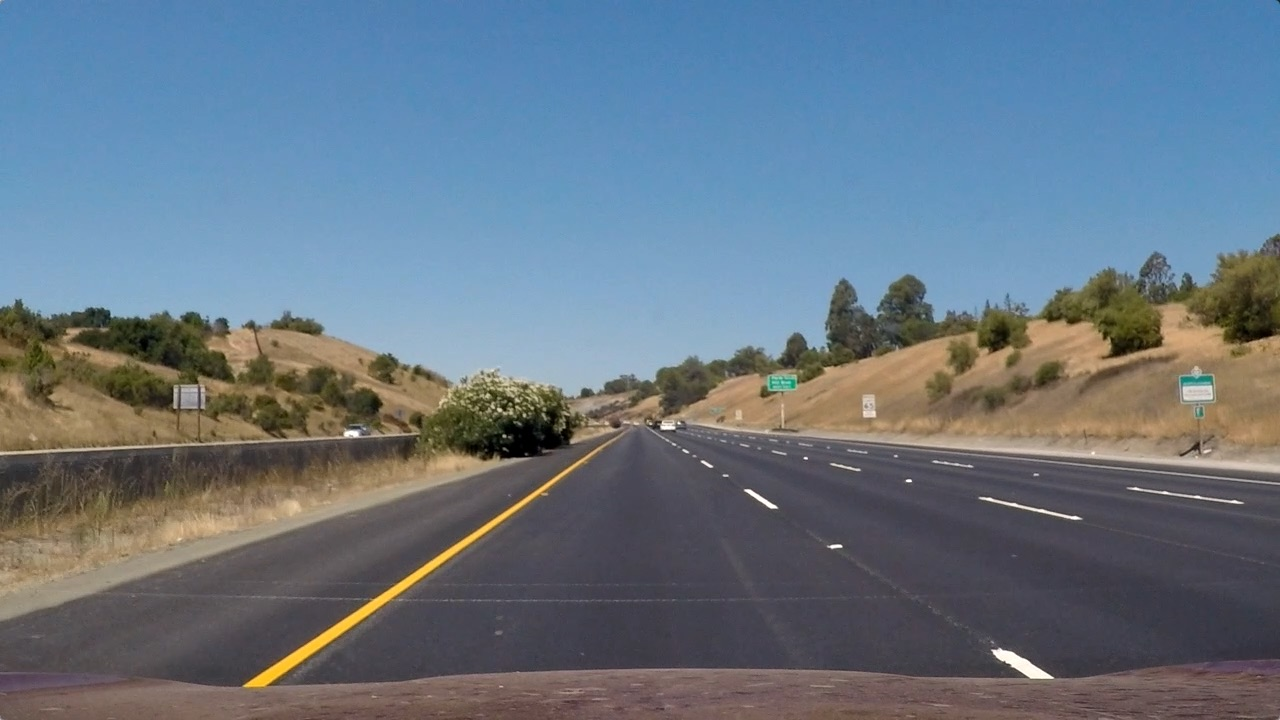
#> input picture test_images/test_straight_1.jpg, 1280 x 720 px; its folder holds 2 pictures in this run
$ python pipeline.py   (older library calls are emulated)
#> lines starting #> are read from the running program, lines starting #| are printed output that depends on the picture
### calibration.py
import pickle
import cv2
import numpy as np
import matplotlib.pyplot as plt
import matplotlib.image as mpimg

# Read in the saved objpoints and imgpoints
# dist_pickle = pickle.load( open( "calibration_points.p", "rb" ) )
# objpoints = dist_pickle["objpoints"]
# imgpoints = dist_pickle["imgpoints"]

# # Read in an image
# img = mpimg.imread('test_images/test2.jpg')

# a function that takes an image, object points, and image points
# performs the camera calibration, image distortion correction and
# returns the undistorted image
def cal_undistort(img, objpoints, imgpoints):
	gray = cv2.cvtColor(img, cv2.COLOR_BGR2GRAY)
	# img_size = (img.shape[1], img.shape[0])
	# Use cv2.calibrateCamera() and cv2.undistort()
	ret, mtx, dist, rvecs, tvecs = cv2.calibrateCamera(objpoints, imgpoints, gray.shape[::-1], None, None)
	undist = cv2.undistort(img, mtx, dist, None, mtx)
	return undist

def warp(img, src, dst, img_size):
	trans_m = cv2.getPerspectiveTransform(src, dst)
	warped = cv2.warpPerspective(img, trans_m, img_size, flags=cv2.INTER_LINEAR)
	return warped


# [12 lines of commented-out code are left out]

### thresh.py
import matplotlib.pyplot as plt
import matplotlib.image as mpimg
import numpy as np
import cv2

def abs_sobel_thresh(img, orient='x', abs_thresh=(0, 255)):
    # Convert to grayscale
    gray = cv2.cvtColor(img, cv2.COLOR_RGB2GRAY)
    # Apply x or y gradient with the OpenCV Sobel() function
    # and take the absolute value
    if orient == 'x':
        abs_sobel = np.absolute(cv2.Sobel(gray, cv2.CV_64F, 1, 0))
    if orient == 'y':
        abs_sobel = np.absolute(cv2.Sobel(gray, cv2.CV_64F, 0, 1))
    # Rescale back to 8 bit integer
    scaled_sobel = np.uint8(255*abs_sobel/np.max(abs_sobel))
    # Create a copy and apply the threshold
    binary_output = np.zeros_like(scaled_sobel)
    # Here I'm using inclusive (>=, <=) thresholds, but exclusive is ok too
    binary_output[(scaled_sobel >= abs_thresh[0]) & (scaled_sobel <= abs_thresh[1])] = 1

    # Return the result
    return binary_output

def mag_threshold(img, sobel_kernel=3, mag_thresh=(0, 255)):
    # Convert to grayscale
    gray = cv2.cvtColor(img, cv2.COLOR_RGB2GRAY)
    # Take both Sobel x and y gradients
    sobelx = cv2.Sobel(gray, cv2.CV_64F, 1, 0, ksize=sobel_kernel)
    sobely = cv2.Sobel(gray, cv2.CV_64F, 0, 1, ksize=sobel_kernel)
    # Calculate the gradient magnitude
    gradmag = np.sqrt(sobelx**2 + sobely**2)
    # Rescale to 8 bit
    scale_factor = np.max(gradmag)/255
    gradmag = (gradmag/scale_factor).astype(np.uint8)
    # Create a binary image of ones where threshold is met, zeros otherwise
    binary_output = np.zeros_like(gradmag)
    binary_output[(gradmag >= mag_thresh[0]) & (gradmag <= mag_thresh[1])] = 1

    # Return the binary image
    return binary_output

def dir_threshold(img, sobel_kernel=3, thresh=(0, np.pi/2)):
    # Grayscale
    gray = cv2.cvtColor(img, cv2.COLOR_RGB2GRAY)
    # Calculate the x and y gradients
    sobelx = cv2.Sobel(gray, cv2.CV_64F, 1, 0, ksize=sobel_kernel)
    sobely = cv2.Sobel(gray, cv2.CV_64F, 0, 1, ksize=sobel_kernel)
    # Take the absolute value of the gradient direction,
    # apply a threshold, and create a binary image result
    absgraddir = np.arctan2(np.absolute(sobely), np.absolute(sobelx))
    binary_output =  np.zeros_like(absgraddir)
    binary_output[(absgraddir >= thresh[0]) & (absgraddir <= thresh[1])] = 1

    # Return the binary image
    return binary_output
# image = mpimg.imread('bridge_shadow.jpg')

# Edit this function to create your own pipeline.
def img_from_thresh(img, h_thresh=(15, 30), s_thresh=(170, 255), sx_thresh=(20, 100)):

	img = np.copy(img)
	# Convert to HSV color space and separate the V channel
	hsv = cv2.cvtColor(img, cv2.COLOR_RGB2HLS).astype(np.float)
	h_channel = hsv[:,:,0]
	l_channel = hsv[:,:,1]
	s_channel = hsv[:,:,2]
	# Sobel x
	sxbinary = abs_sobel_thresh(img, orient='x', abs_thresh=sx_thresh)

	# Gradient direction + magnitude
	d_binary = dir_threshold(img, thresh = (0.7, 1.3))
	mag_binary = mag_threshold(img, mag_thresh = (100, 255))

	# Threshold s and h channels
	s_binary = np.zeros_like(s_channel)
	s_binary[(s_channel >= s_thresh[0]) & (s_channel <= s_thresh[1])] = 1

	h_binary = np.zeros_like(h_channel)
	h_binary[(h_channel >= h_thresh[0]) & (h_channel <= h_thresh[1])] = 1

	# Stack each channel
	# Note color_binary[:, :, 0] is all 0s, effectively an all black image. It might
	# be beneficial to replace this channel with something else.
	color_binary = np.dstack((h_binary, sxbinary, s_binary))

	combined = np.zeros_like(sxbinary)

	# choose which threshed binaries we want to use
	gradient_and_color = ((d_binary == 1) & (mag_binary == 1)) | (sxbinary == 1) | ((s_binary == 1) & (h_binary == 1))

	# color_only = (s_binary == 1) & (h_binary == 1)
	combined[gradient_and_color] = 1
	return combined, color_binary

# [8 lines of commented-out code are left out]

### sliding_window.py
import numpy as np
import cv2
import matplotlib.pyplot as plt

# y_eval is where we want to define the curvature.
def curvature(x_pix, y_pix, leftx, rightx, ploty):

	ym_per_pix = float(30/y_pix) # meters per pixel in y dimension
	xm_per_pix = 3.7/x_pix # meters per pixel in x dimension
	y_eval = y_pix # measure at the bottom of the view
	# Fit new polynomials to x,y in world space
	left_fit_cr = np.polyfit(ploty*ym_per_pix, leftx*xm_per_pix, 2)
	right_fit_cr = np.polyfit(ploty*ym_per_pix, rightx*xm_per_pix, 2)
	# Calculate the new radii of curvature
	left_curverad = ((1 + (2*left_fit_cr[0]*y_eval*ym_per_pix + left_fit_cr[1])**2)**1.5) / np.absolute(2*left_fit_cr[0])
	right_curverad = ((1 + (2*right_fit_cr[0]*y_eval*ym_per_pix + right_fit_cr[1])**2)**1.5) / np.absolute(2*right_fit_cr[0])
	# Now our radius of curvature is in meters

	# Calculate the distance between car center and lane center
	# Get the left and right lane x position on the bottom of the image
	left_start = leftx[-1]
	right_start = rightx[-1]

	# Calculate lane center
	lane_center = left_start + (right_start - left_start) / 2
	car_center = x_pix / 2

	# Transform to real world length
	offset = abs(lane_center - car_center) * xm_per_pix
	return left_curverad, right_curverad, offset

def find_lanes(binary_warped, margin=100, minpix=50, nwindows=9, visualize=True):
	# Take a histogram of the bottom half of the image
	half = int(binary_warped.shape[0]/2)
	histogram = np.sum(binary_warped[half:,:], axis=0)
	# Create an output image to draw on and  visualize the result
	out_img = np.dstack((binary_warped, binary_warped, binary_warped))*255
	# Find the peak of the left and right halves of the histogram
	# These will be the starting point for the left and right lines
	midpoint = np.int(histogram.shape[0]/2)
	leftx_base = np.argmax(histogram[:midpoint])
	rightx_base = np.argmax(histogram[midpoint:]) + midpoint

	# Set height of windows
	window_height = np.int(binary_warped.shape[0]/nwindows)
	# Identify the x and y positions of all nonzero pixels in the image
	nonzero = binary_warped.nonzero()
	nonzeroy = np.array(nonzero[0])
	nonzerox = np.array(nonzero[1])
	# Current positions to be updated for each window
	leftx_current = leftx_base
	rightx_current = rightx_base

	# Set the width of the windows +/- margin
	# Set minimum number of pixels found to recenter window
	# Create empty lists to receive left and right lane pixel indices
	left_lane_inds = []
	right_lane_inds = []

	# Step through the windows one by one
	for window in range(nwindows):
		# Identify window boundaries in x and y (and right and left)
		win_y_low = binary_warped.shape[0] - (window+1)*window_height
		win_y_high = binary_warped.shape[0] - window*window_height
		win_xleft_low = leftx_current - margin
		win_xleft_high = leftx_current + margin
		win_xright_low = rightx_current - margin
		win_xright_high = rightx_current + margin
		# Draw the windows on the visualization image
		cv2.rectangle(out_img,(win_xleft_low,win_y_low),(win_xleft_high,win_y_high),(0,255,0), 2)
		cv2.rectangle(out_img,(win_xright_low,win_y_low),(win_xright_high,win_y_high),(0,255,0), 2)
		# Identify the nonzero pixels in x and y within the window
		good_left_inds = ((nonzeroy >= win_y_low) & (nonzeroy < win_y_high) & (nonzerox >= win_xleft_low) & (nonzerox < win_xleft_high)).nonzero()[0]
		good_right_inds = ((nonzeroy >= win_y_low) & (nonzeroy < win_y_high) & (nonzerox >= win_xright_low) & (nonzerox < win_xright_high)).nonzero()[0]
		# Append these indices to the lists
		left_lane_inds.append(good_left_inds)
		right_lane_inds.append(good_right_inds)
		# If you found > minpix pixels, recenter next window on their mean position
		if len(good_left_inds) > minpix:
			leftx_current = np.int(np.mean(nonzerox[good_left_inds]))
		if len(good_right_inds) > minpix:
			rightx_current = np.int(np.mean(nonzerox[good_right_inds]))

	# Concatenate the arrays of indices
	left_lane_inds = np.concatenate(left_lane_inds)
	right_lane_inds = np.concatenate(right_lane_inds)

	# Extract left and right line pixel positions
	leftx = nonzerox[left_lane_inds]
	lefty = nonzeroy[left_lane_inds]
	rightx = nonzerox[right_lane_inds]
	righty = nonzeroy[right_lane_inds]

	# Fit a second order polynomial to each
	left_fit = np.polyfit(lefty, leftx, 2)
	right_fit = np.polyfit(righty, rightx, 2)


	# visualization:
	out_img = np.dstack((binary_warped, binary_warped, binary_warped))*255
	# Generate x and y values for plotting
	ploty = np.linspace(0, binary_warped.shape[0]-1, binary_warped.shape[0] )
	left_fitx = left_fit[0]*ploty**2 + left_fit[1]*ploty + left_fit[2]
	right_fitx = right_fit[0]*ploty**2 + right_fit[1]*ploty + right_fit[2]

	out_img[nonzeroy[left_lane_inds], nonzerox[left_lane_inds]] = [255, 0, 0]
	out_img[nonzeroy[right_lane_inds], nonzerox[right_lane_inds]] = [0, 0, 255]

	if visualize:
		plt.imshow(out_img)
		plt.plot(left_fitx, ploty, color='yellow')
		plt.plot(right_fitx, ploty, color='yellow')
		plt.xlim(0, 1280)
		plt.ylim(720, 0)
		plt.show()

	return left_fit, right_fit, left_fitx, right_fitx, ploty

# [49 lines left out: function find_next_lanes, not called in this run]

### pipeline.py
import pickle
import numpy as np
import cv2
import glob
import matplotlib.image as mpimg
import matplotlib.pyplot as plt

from calibration import cal_undistort, warp
from thresh import img_from_thresh
from utilities import showImgs, region_of_interest, draw_lane
from sliding_window import find_lanes, find_next_lanes, curvature

# load the test images
image_dir = "test_images"
img_files = glob.glob(image_dir + '/test*.jpg')
imgs = [mpimg.imread(f) for f in img_files]
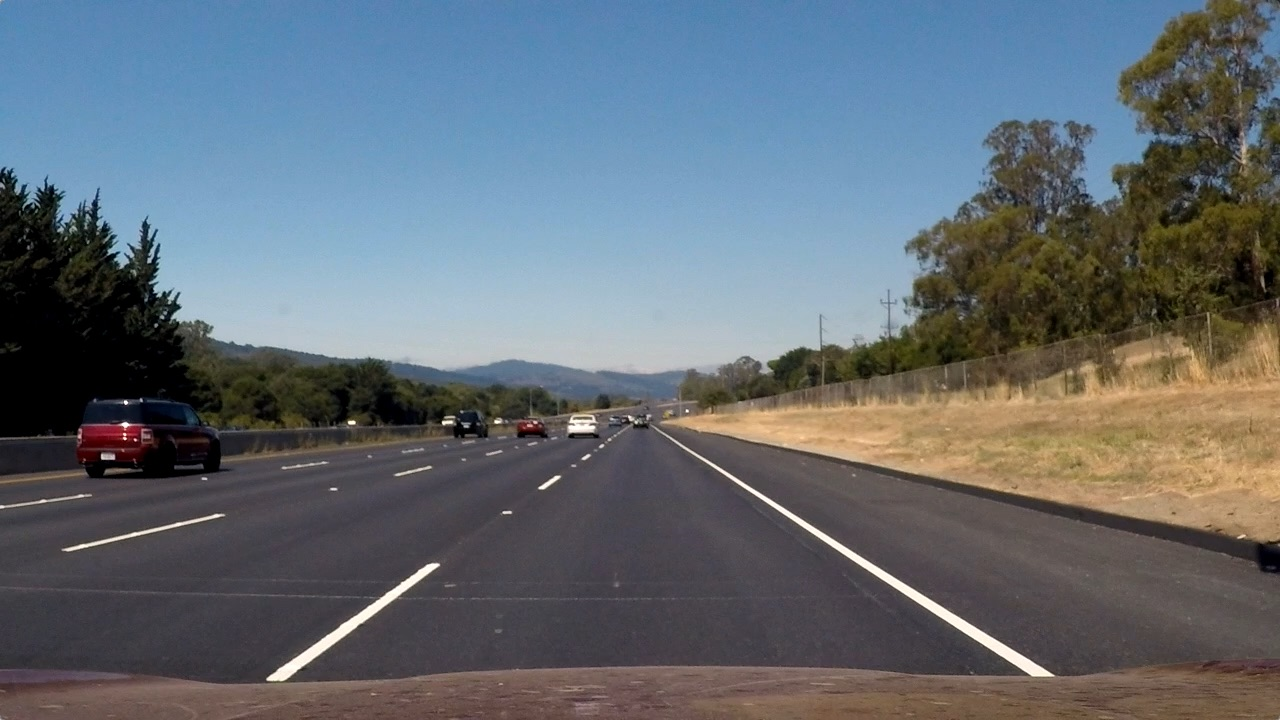
#> input picture test_images/test_straight_2.jpg, 1280 x 720 px
#> imgs = 2 items
print("test images loaded.")

# Read in the saved objpoints and imgpoints
dist_pickle = pickle.load( open( "calibration_points.p", "rb" ) )
#> (reads calibration_points.p from the repository)
objpoints = dist_pickle["objpoints"]
imgpoints = dist_pickle["imgpoints"]

class Line():
	def __init__(self):
		self.n = 5
		# was the line detected in the last iteration?
		self.detected = False
		# x values of the last n fits of the line
		self.recent_xfitted = np.array([])
		#average x values of the fitted line over the last n iterations
		self.bestx = None
		self.recent_fit = np.array([])
		#polynomial coefficients averaged over the last n iterations
		self.best_fit = None
		#radius of curvature of the line in some units
		# self.radius_of_curvature = None
		#distance in meters of vehicle center from the line
		# self.line_base_pos = None
		#difference in fit coefficients between last and new fits
		# self.diffs = np.array([0,0,0], dtype='float')
		#x values for detected line pixels
		# self.allx = None
		# #y values for detected line pixels
		# self.ally = None

	def set_x_fit(self, x_fit):
		if self.detected == False:
			self.recent_xfitted = np.array([x_fit])
		else:
			self.recent_xfitted = np.append(self.recent_xfitted, [x_fit], axis=0)
		if self.recent_xfitted.shape[0] > self.n:
			self.recent_xfitted = np.delete(self.recent_xfitted, 0, 0)
		self.bestx = np.average(self.recent_xfitted, axis=0)

	def set_fit(self, fit):
		if self.detected == False:
			self.recent_fit = np.array([fit])
		else:
			self.recent_fit = np.append(self.recent_fit, [fit], axis=0)
		if self.recent_fit.shape[0] > self.n:
			self.recent_fit = np.delete(self.recent_fit, 0, 0)
		self.best_fit = np.average(self.recent_fit, axis=0)


def pipeline(img, objpoints, imgpoints, left_line, right_line, visualize=True):
	undistorted = cal_undistort(img, objpoints, imgpoints)
	threshed, color_binary = img_from_thresh(undistorted)
	binaries = [img, threshed, color_binary]
	titles = ['Original Image', 'Image after applying color and gradient thresholds', 'Color binary from each threshold']
	# showImgs(binaries, titles)

	img_size = (undistorted.shape[1], undistorted.shape[0])

	x_offset = 320 # offset for dst points
	y_offset = 0

	src = [[592, 450], [687, 450], [1120, img_size[1]], [198, img_size[1]]]
	dst = np.float32([[x_offset, y_offset], [img_size[0]-x_offset, y_offset], [img_size[0]-x_offset, img_size[1]-y_offset], [x_offset, img_size[1]-y_offset]])

	# print("src\n", src, "\ndst\n", dst)

	warped = warp(threshed, np.array(src, np.float32), dst, img_size)
	Minv = cv2.getPerspectiveTransform(dst, np.array(src, np.float32))

	# [5 lines of commented-out code are left out]

	left_fit = None
	right_fit = None
	left_fitx = None
	right_fitx = None

	if left_line.detected == False:
		left_fit, right_fit, left_fitx, right_fitx, ploty = find_lanes(warped, visualize=visualize)
	else:
		left_fit, right_fit, left_fitx, right_fitx, ploty = find_next_lanes(warped, left_line.best_fit, right_line.best_fit, visualize=visualize)

	left_line.set_x_fit(left_fitx)
	left_line.set_fit(left_fit)
	right_line.set_x_fit(right_fitx)
	right_line.set_fit(right_fit)
	left_line.detected = True
	right_line.detected = True

	# calculate the size of the perspective transform destination window
	dst_frame_x = warped.shape[1] - 2 * x_offset
	dst_frame_y = warped.shape[0] - 2 * y_offset
	# use the window size to calcuate the curvature of the lane in real life.
	left_curverad, right_curverad = curvature(dst_frame_x, dst_frame_y, left_fitx, right_fitx, ploty)
	print(left_curverad, "m", right_curverad, "m")

	output = draw_lane(undistorted, warped, left_fitx, right_fitx, ploty, Minv, visualize=visualize)

	return output

left_line = Line()
right_line = Line()

def process_video_img(img):
	return pipeline(img, objpoints, imgpoints, left_line, right_line, visualize=True)
#> in cal_undistort, img is the input picture: shape (720, 1280, 3); mean R, G, B 99.4, 107.7, 115.1
#> in mag_threshold, `scale_factor = np.max(gradmag)/255`: scale_factor = 2.99
#> in warp, `trans_m = cv2.getPerspectiveTransform(src, dst)`: trans_m = [[-0.499, -1.49, 942.7], [-2.03e-16, -1.92, 862.1], [3.11e-19, -0.00239, 1]]
#> in find_lanes, `histogram = np.sum(binary_warped[half:,:], axis=0)`: histogram = 1280 values, max 351 at index 944, min 0 at index 0, mean 14.08
#> in find_lanes, `leftx_base = np.argmax(histogram[:midpoint])`: leftx_base = 339
#> in find_lanes, `rightx_base = np.argmax(histogram[midpoint:]) + midpoint`: rightx_base = 944
#> in find_lanes, `nonzero = binary_warped.nonzero()`: nonzero = 46794 positions, rows 0 to 719, columns 303 to 1223
#> in find_lanes, `leftx_current = leftx_base`: leftx_current = 339
#> in find_lanes, `rightx_current = rightx_base`: rightx_current = 944
#> the loop in find_lanes, `for window in range(nwindows):` made 9 passes
#> (win_xleft_low, win_xleft_high, win_xright_low, win_xright_high, leftx_current, rightx_current) on passes 1 to 4: (239, 439, 844, 1044, 334, 951), (234, 434, 851, 1051, 330, 953), (230, 430, 853, 1053, 331, 957), (231, 431, 857, 1057, 334, 960)
#> after the loop in find_lanes, `for window in range(nwindows):`:
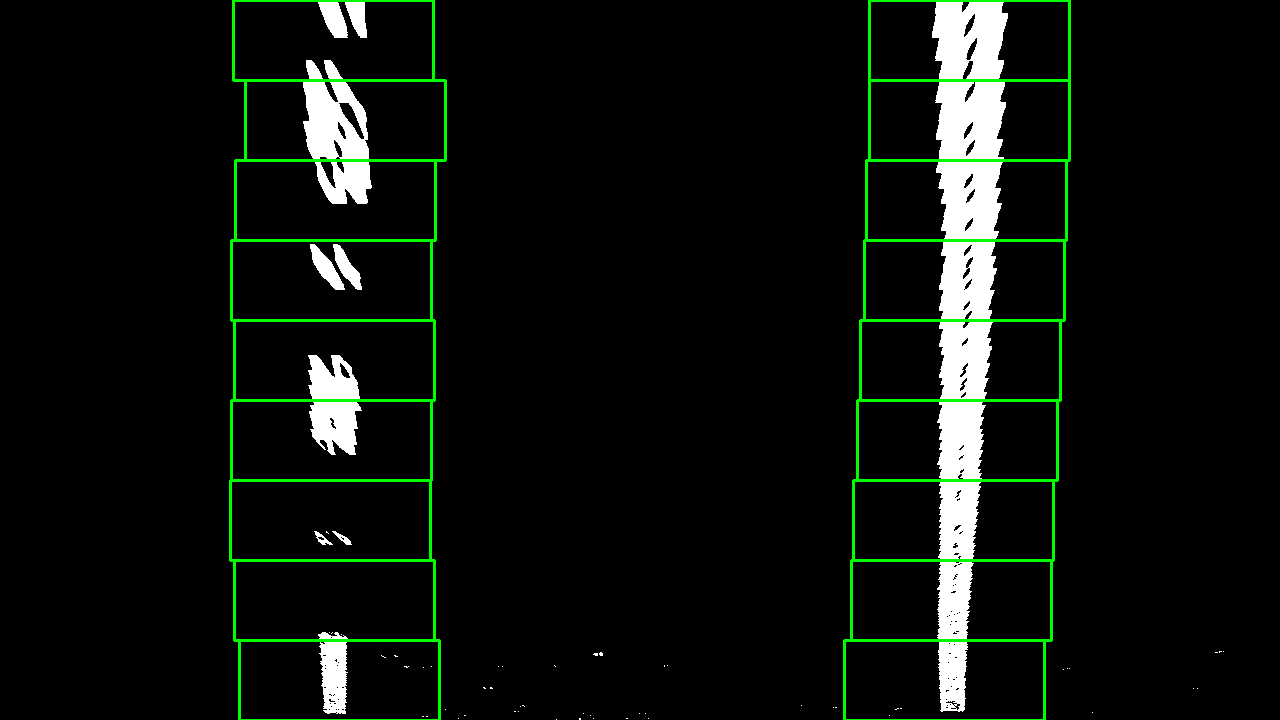
#> out_img: shape (720, 1280, 3); mean of channels 0, 1, 2 12.5, 17.9, 12.5; drawn as R, G, B
#> after the loop in find_lanes, `for window in range(nwindows):`: left_lane_inds = 9 items
#> in find_lanes, `left_lane_inds = np.concatenate(left_lane_inds)`: left_lane_inds = 14560 values, max 46783 at index 1747, min 0 at index 12829, mean 22420.6
#> in find_lanes, `leftx = nonzerox[left_lane_inds]`: leftx = 14560 values, max 431 at index 697, min 303 at index 8992, mean 335.7
#> in find_lanes, `lefty = nonzeroy[left_lane_inds]`: lefty = 14560 values, max 716 at index 1744, min 0 at index 12829, mean 282.4
#> in find_lanes, `left_fit = np.polyfit(lefty, leftx, 2)`: left_fit = [8e-06, -0.0111, 337.8]
#> in find_lanes, `right_fit = np.polyfit(righty, rightx, 2)`: right_fit = [-4.42e-05, 0.000311, 970]
#> in find_lanes, `left_fitx = left_fit[0]*ploty**2 + left_fit[1]*ploty + left_fit[2]`: left_fitx = 720 values, max 337.8 at index 0, min 334 at index 692, mean 335.2
#> in find_lanes, `right_fitx = right_fit[0]*ploty**2 + right_fit[1]*ploty + right_fit[2]`: right_fitx = 720 values, max 970 at index 4, min 947.4 at index 719, mean 962.5
#> in find_lanes, `plt.show()`:
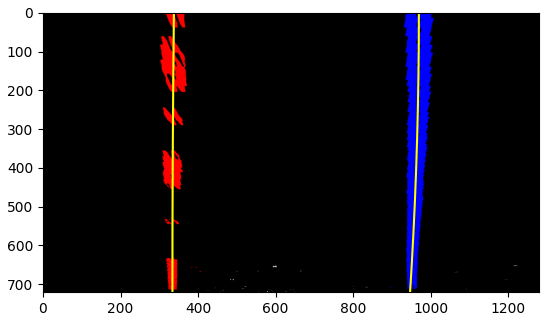
#> figure drawn by matplotlib, 1 panel
#> in pipeline, `left_fit, right_fit, left_fitx, right_fitx, ploty = find_lanes(warped,..`: left_fit = [8e-06, -0.0111, 337.8]; right_fit = [-4.42e-05, 0.000311, 970]; ploty = 720 values from 0 to 719
#> in set_x_fit, `self.bestx = np.average(self.recent_xfitted, axis=0)`: self.bestx has the same summary as left_fitx in find_lanes
#> in set_fit, `self.recent_fit = np.array([fit])`: self.recent_fit = [[8e-06, -0.0111, 337.8]]
#> in set_fit, `self.best_fit = np.average(self.recent_fit, axis=0)`: self.best_fit = [8e-06, -0.0111, 337.8]
#> in curvature, `left_fit_cr = np.polyfit(ploty*ym_per_pix, leftx*xm_per_pix, 2)`: left_fit_cr = [2.67e-05, -0.00154, 1.95]
#> in curvature, `right_fit_cr = np.polyfit(ploty*ym_per_pix, rightx*xm_per_pix, 2)`: right_fit_cr = [-0.000147, 4.31e-05, 5.61]
#> in curvature, `left_curverad = ((1 + (2*left_fit_cr[0]*y_eval*ym_per_pix + left_fit_c..`: left_curverad = 18757.7
#> in curvature, `right_curverad = ((1 + (2*right_fit_cr[0]*y_eval*ym_per_pix + right_fi..`: right_curverad = 3399.8
#> in curvature, `left_start = leftx[-1]`: left_start = 334
#> in curvature, `right_start = rightx[-1]`: right_start = 947.4
#> in curvature, `lane_center = left_start + (right_start - left_start) / 2`: lane_center = 640.7
#> in curvature, `offset = abs(lane_center - car_center) * xm_per_pix`: offset = 1.85


#> (the run stopped early here; a loop or call above may not have finished)
